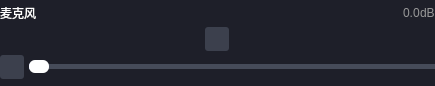
<?xml version="1.0" encoding="UTF-8"?>
<ui version="4.0">
 <class>AudioItemWidget</class>
 <widget class="QWidget" name="AudioItemWidget">
  <property name="geometry">
   <rect>
    <x>0</x>
    <y>0</y>
    <width>435</width>
    <height>86</height>
   </rect>
  </property>
  <property name="sizePolicy">
   <sizepolicy hsizetype="Preferred" vsizetype="Preferred">
    <horstretch>0</horstretch>
    <verstretch>0</verstretch>
   </sizepolicy>
  </property>
  <property name="windowTitle">
   <string>Form</string>
  </property>
  <property name="styleSheet">
   <string notr="true">QWidget{
	background-color: #1E1F29;
	border:none;
	
}
QSlider{
	border:none;;
}
QSlider::groove:horizontal {
    border: none;
    height: 5px;
    background: #3c3f41;
    border-radius: 3px;
}

QSlider::handle:horizontal {
    background: white;         /* 滑块颜色（可自定义为 OBS 高亮色） */
    border: none;
    width: 20px;
    height: 8px;
    margin: -4px 0;              /* 垂直居中 handle */
    border-radius: 6px;
}

QSlider::sub-page:horizontal {
	border:none;
    background: #476BD7;         /* 进度填充颜色 */
    border-radius: 3px;
}

QSlider::add-page:horizontal {
	border:none;
    background: #464B59;         /* 未填充部分 */
    border-radius: 3px;
}


</string>
  </property>
  <layout class="QGridLayout" name="gridLayout">
   <property name="leftMargin">
    <number>0</number>
   </property>
   <property name="topMargin">
    <number>0</number>
   </property>
   <property name="rightMargin">
    <number>0</number>
   </property>
   <property name="bottomMargin">
    <number>1</number>
   </property>
   <property name="spacing">
    <number>1</number>
   </property>
   <item row="0" column="0">
    <layout class="QHBoxLayout" name="hlayout1">
     <property name="spacing">
      <number>0</number>
     </property>
     <item>
      <widget class="QLabel" name="audioNameLabel">
       <property name="sizePolicy">
        <sizepolicy hsizetype="Preferred" vsizetype="Fixed">
         <horstretch>0</horstretch>
         <verstretch>0</verstretch>
        </sizepolicy>
       </property>
       <property name="minimumSize">
        <size>
         <width>0</width>
         <height>0</height>
        </size>
       </property>
       <property name="maximumSize">
        <size>
         <width>16777215</width>
         <height>16777215</height>
        </size>
       </property>
       <property name="styleSheet">
        <string notr="true">QLabel{
    color: white;
	padding:0px; 
	margin:0px;
	border:none;
}</string>
       </property>
       <property name="text">
        <string>麦克风</string>
       </property>
      </widget>
     </item>
     <item>
      <spacer name="horizontalSpacer">
       <property name="orientation">
        <enum>Qt::Orientation::Horizontal</enum>
       </property>
       <property name="sizeHint" stdset="0">
        <size>
         <width>40</width>
         <height>20</height>
        </size>
       </property>
      </spacer>
     </item>
     <item>
      <widget class="QLabel" name="dBLabel">
       <property name="sizePolicy">
        <sizepolicy hsizetype="Preferred" vsizetype="Fixed">
         <horstretch>0</horstretch>
         <verstretch>0</verstretch>
        </sizepolicy>
       </property>
       <property name="minimumSize">
        <size>
         <width>17</width>
         <height>0</height>
        </size>
       </property>
       <property name="maximumSize">
        <size>
         <width>16777215</width>
         <height>16777215</height>
        </size>
       </property>
       <property name="styleSheet">
        <string notr="true">QLabel{
	color:#999999;
	padding:0px; 
	margin:0px;
	border:none;
}</string>
       </property>
       <property name="text">
        <string>0.0</string>
       </property>
      </widget>
     </item>
     <item>
      <widget class="QLabel" name="label">
       <property name="sizePolicy">
        <sizepolicy hsizetype="Fixed" vsizetype="Fixed">
         <horstretch>0</horstretch>
         <verstretch>0</verstretch>
        </sizepolicy>
       </property>
       <property name="styleSheet">
        <string notr="true">QLabel{
	color:#999999;
	padding:0px; 
	margin:0px;	
	border:none;
}</string>
       </property>
       <property name="text">
        <string>dB</string>
       </property>
      </widget>
     </item>
    </layout>
   </item>
   <item row="1" column="0">
    <layout class="QHBoxLayout" name="hlayout2">
     <item>
      <widget class="QPushButton" name="audioSettingBtn">
       <property name="styleSheet">
        <string notr="true">QPushButton{
	min-width:24px;
	min-height:24px;
	max-width:24px;
	max-height:24px;
	border:none;
	border-radius:3px;
	background-color:#3C404D
}

QPushButton:hover{
	background-color:#4c5261;
}</string>
       </property>
       <property name="text">
        <string/>
       </property>
       <property name="icon">
        <iconset resource="../Resources.qrc">
         <normaloff>:/sources/three_points.png</normaloff>:/sources/three_points.png</iconset>
       </property>
       <property name="iconSize">
        <size>
         <width>20</width>
         <height>20</height>
        </size>
       </property>
      </widget>
     </item>
    </layout>
   </item>
   <item row="2" column="0">
    <layout class="QHBoxLayout" name="hlayout3">
     <property name="spacing">
      <number>5</number>
     </property>
     <item>
      <widget class="QPushButton" name="muteBtn">
       <property name="styleSheet">
        <string notr="true">QPushButton{
	min-width:24px;
	min-height:24px;
	max-width:24px;
	max-height:24px;
	border:none;
	border-radius:3px;
	background-color:#3C404D
}

QPushButton:hover{
	background-color:#4c5261;
}</string>
       </property>
       <property name="text">
        <string/>
       </property>
       <property name="icon">
        <iconset resource="../Resources.qrc">
         <normaloff>:/sources/volume_2.png</normaloff>:/sources/volume_2.png</iconset>
       </property>
       <property name="iconSize">
        <size>
         <width>20</width>
         <height>20</height>
        </size>
       </property>
      </widget>
     </item>
     <item>
      <widget class="QSlider" name="volumeSlider">
       <property name="orientation">
        <enum>Qt::Orientation::Horizontal</enum>
       </property>
      </widget>
     </item>
    </layout>
   </item>
  </layout>
 </widget>
 <resources>
  <include location="../Resources.qrc"/>
 </resources>
 <connections/>
</ui>
